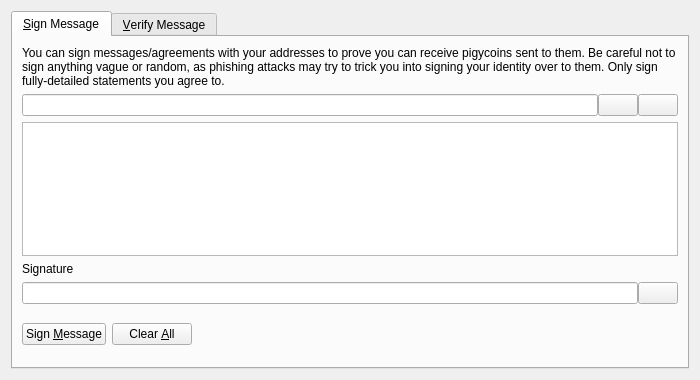
<?xml version="1.0" encoding="UTF-8"?>
<ui version="4.0">
 <class>SignVerifyMessageDialog</class>
 <widget class="QDialog" name="SignVerifyMessageDialog">
  <property name="geometry">
   <rect>
    <x>0</x>
    <y>0</y>
    <width>700</width>
    <height>380</height>
   </rect>
  </property>
  <property name="windowTitle">
   <string>Signatures - Sign / Verify a Message</string>
  </property>
  <property name="modal">
   <bool>true</bool>
  </property>
  <layout class="QVBoxLayout" name="verticalLayout">
   <item>
    <widget class="QTabWidget" name="tabWidget">
     <property name="currentIndex">
      <number>0</number>
     </property>
     <widget class="QWidget" name="tabSignMessage">
      <attribute name="title">
       <string>&amp;Sign Message</string>
      </attribute>
      <layout class="QVBoxLayout" name="verticalLayout_SM">
       <item>
        <widget class="QLabel" name="infoLabel_SM">
         <property name="text">
          <string>You can sign messages/agreements with your addresses to prove you can receive pigycoins sent to them. Be careful not to sign anything vague or random, as phishing attacks may try to trick you into signing your identity over to them. Only sign fully-detailed statements you agree to.</string>
         </property>
         <property name="textFormat">
          <enum>Qt::PlainText</enum>
         </property>
         <property name="wordWrap">
          <bool>true</bool>
         </property>
        </widget>
       </item>
       <item>
        <layout class="QHBoxLayout" name="horizontalLayout_1_SM">
         <property name="spacing">
          <number>0</number>
         </property>
         <item>
          <widget class="QValidatedLineEdit" name="addressIn_SM">
           <property name="toolTip">
            <string>The Pigycoin address to sign the message with</string>
           </property>
          </widget>
         </item>
         <item>
          <widget class="QPushButton" name="addressBookButton_SM">
           <property name="toolTip">
            <string>Choose previously used address</string>
           </property>
           <property name="text">
            <string/>
           </property>
           <property name="icon">
            <iconset resource="../pigycoin.qrc">
             <normaloff>:/icons/address-book</normaloff>:/icons/address-book</iconset>
           </property>
           <property name="shortcut">
            <string>Alt+A</string>
           </property>
           <property name="autoDefault">
            <bool>false</bool>
           </property>
          </widget>
         </item>
         <item>
          <widget class="QPushButton" name="pasteButton_SM">
           <property name="toolTip">
            <string>Paste address from clipboard</string>
           </property>
           <property name="text">
            <string/>
           </property>
           <property name="icon">
            <iconset resource="../pigycoin.qrc">
             <normaloff>:/icons/editpaste</normaloff>:/icons/editpaste</iconset>
           </property>
           <property name="shortcut">
            <string>Alt+P</string>
           </property>
           <property name="autoDefault">
            <bool>false</bool>
           </property>
          </widget>
         </item>
        </layout>
       </item>
       <item>
        <widget class="QPlainTextEdit" name="messageIn_SM">
         <property name="toolTip">
          <string>Enter the message you want to sign here</string>
         </property>
        </widget>
       </item>
       <item>
        <widget class="QLabel" name="signatureLabel_SM">
         <property name="text">
          <string>Signature</string>
         </property>
         <property name="textFormat">
          <enum>Qt::PlainText</enum>
         </property>
        </widget>
       </item>
       <item>
        <layout class="QHBoxLayout" name="horizontalLayout_2_SM">
         <property name="spacing">
          <number>0</number>
         </property>
         <item>
          <widget class="QLineEdit" name="signatureOut_SM">
           <property name="font">
            <font>
             <italic>true</italic>
            </font>
           </property>
           <property name="readOnly">
            <bool>true</bool>
           </property>
          </widget>
         </item>
         <item>
          <widget class="QPushButton" name="copySignatureButton_SM">
           <property name="toolTip">
            <string>Copy the current signature to the system clipboard</string>
           </property>
           <property name="text">
            <string/>
           </property>
           <property name="icon">
            <iconset resource="../pigycoin.qrc">
             <normaloff>:/icons/editcopy</normaloff>:/icons/editcopy</iconset>
           </property>
           <property name="autoDefault">
            <bool>false</bool>
           </property>
          </widget>
         </item>
        </layout>
       </item>
       <item>
        <layout class="QHBoxLayout" name="horizontalLayout_3_SM">
         <item>
          <widget class="QPushButton" name="signMessageButton_SM">
           <property name="toolTip">
            <string>Sign the message to prove you own this Pigycoin address</string>
           </property>
           <property name="text">
            <string>Sign &amp;Message</string>
           </property>
           <property name="icon">
            <iconset resource="../pigycoin.qrc">
             <normaloff>:/icons/edit</normaloff>:/icons/edit</iconset>
           </property>
           <property name="autoDefault">
            <bool>false</bool>
           </property>
          </widget>
         </item>
         <item>
          <widget class="QPushButton" name="clearButton_SM">
           <property name="toolTip">
            <string>Reset all sign message fields</string>
           </property>
           <property name="text">
            <string>Clear &amp;All</string>
           </property>
           <property name="icon">
            <iconset resource="../pigycoin.qrc">
             <normaloff>:/icons/remove</normaloff>:/icons/remove</iconset>
           </property>
           <property name="autoDefault">
            <bool>false</bool>
           </property>
          </widget>
         </item>
         <item>
          <spacer name="horizontalSpacer_1_SM">
           <property name="orientation">
            <enum>Qt::Horizontal</enum>
           </property>
           <property name="sizeHint" stdset="0">
            <size>
             <width>40</width>
             <height>48</height>
            </size>
           </property>
          </spacer>
         </item>
         <item>
          <widget class="QLabel" name="statusLabel_SM">
           <property name="font">
            <font>
             <weight>75</weight>
             <bold>true</bold>
            </font>
           </property>
           <property name="text">
            <string/>
           </property>
           <property name="wordWrap">
            <bool>true</bool>
           </property>
          </widget>
         </item>
         <item>
          <spacer name="horizontalSpacer_2_SM">
           <property name="orientation">
            <enum>Qt::Horizontal</enum>
           </property>
           <property name="sizeHint" stdset="0">
            <size>
             <width>40</width>
             <height>48</height>
            </size>
           </property>
          </spacer>
         </item>
        </layout>
       </item>
      </layout>
     </widget>
     <widget class="QWidget" name="tabVerifyMessage">
      <attribute name="title">
       <string>&amp;Verify Message</string>
      </attribute>
      <layout class="QVBoxLayout" name="verticalLayout_VM">
       <item>
        <widget class="QLabel" name="infoLabel_VM">
         <property name="text">
          <string>Enter the receiver's address, message (ensure you copy line breaks, spaces, tabs, etc. exactly) and signature below to verify the message. Be careful not to read more into the signature than what is in the signed message itself, to avoid being tricked by a man-in-the-middle attack. Note that this only proves the signing party receives with the address, it cannot prove sendership of any transaction!</string>
         </property>
         <property name="textFormat">
          <enum>Qt::PlainText</enum>
         </property>
         <property name="alignment">
          <set>Qt::AlignLeading|Qt::AlignLeft|Qt::AlignTop</set>
         </property>
         <property name="wordWrap">
          <bool>true</bool>
         </property>
        </widget>
       </item>
       <item>
        <layout class="QHBoxLayout" name="horizontalLayout_1_VM">
         <property name="spacing">
          <number>0</number>
         </property>
         <item>
          <widget class="QValidatedLineEdit" name="addressIn_VM">
           <property name="toolTip">
            <string>The Pigycoin address the message was signed with</string>
           </property>
          </widget>
         </item>
         <item>
          <widget class="QPushButton" name="addressBookButton_VM">
           <property name="toolTip">
            <string>Choose previously used address</string>
           </property>
           <property name="text">
            <string/>
           </property>
           <property name="icon">
            <iconset resource="../pigycoin.qrc">
             <normaloff>:/icons/address-book</normaloff>:/icons/address-book</iconset>
           </property>
           <property name="shortcut">
            <string>Alt+A</string>
           </property>
           <property name="autoDefault">
            <bool>false</bool>
           </property>
          </widget>
         </item>
        </layout>
       </item>
       <item>
        <widget class="QPlainTextEdit" name="messageIn_VM"/>
       </item>
       <item>
        <widget class="QValidatedLineEdit" name="signatureIn_VM"/>
       </item>
       <item>
        <layout class="QHBoxLayout" name="horizontalLayout_2_VM">
         <item>
          <widget class="QPushButton" name="verifyMessageButton_VM">
           <property name="toolTip">
            <string>Verify the message to ensure it was signed with the specified Pigycoin address</string>
           </property>
           <property name="text">
            <string>Verify &amp;Message</string>
           </property>
           <property name="icon">
            <iconset resource="../pigycoin.qrc">
             <normaloff>:/icons/transaction_0</normaloff>:/icons/transaction_0</iconset>
           </property>
           <property name="autoDefault">
            <bool>false</bool>
           </property>
          </widget>
         </item>
         <item>
          <widget class="QPushButton" name="clearButton_VM">
           <property name="toolTip">
            <string>Reset all verify message fields</string>
           </property>
           <property name="text">
            <string>Clear &amp;All</string>
           </property>
           <property name="icon">
            <iconset resource="../pigycoin.qrc">
             <normaloff>:/icons/remove</normaloff>:/icons/remove</iconset>
           </property>
           <property name="autoDefault">
            <bool>false</bool>
           </property>
          </widget>
         </item>
         <item>
          <spacer name="horizontalSpacer_1_VM">
           <property name="orientation">
            <enum>Qt::Horizontal</enum>
           </property>
           <property name="sizeHint" stdset="0">
            <size>
             <width>40</width>
             <height>48</height>
            </size>
           </property>
          </spacer>
         </item>
         <item>
          <widget class="QLabel" name="statusLabel_VM">
           <property name="font">
            <font>
             <weight>75</weight>
             <bold>true</bold>
            </font>
           </property>
           <property name="text">
            <string/>
           </property>
           <property name="wordWrap">
            <bool>true</bool>
           </property>
          </widget>
         </item>
         <item>
          <spacer name="horizontalSpacer_2_VM">
           <property name="orientation">
            <enum>Qt::Horizontal</enum>
           </property>
           <property name="sizeHint" stdset="0">
            <size>
             <width>40</width>
             <height>48</height>
            </size>
           </property>
          </spacer>
         </item>
        </layout>
       </item>
      </layout>
     </widget>
    </widget>
   </item>
  </layout>
 </widget>
 <customwidgets>
  <customwidget>
   <class>QValidatedLineEdit</class>
   <extends>QLineEdit</extends>
   <header>qt/qvalidatedlineedit.h</header>
  </customwidget>
 </customwidgets>
 <resources>
  <include location="../pigycoin.qrc"/>
 </resources>
 <connections/>
</ui>
